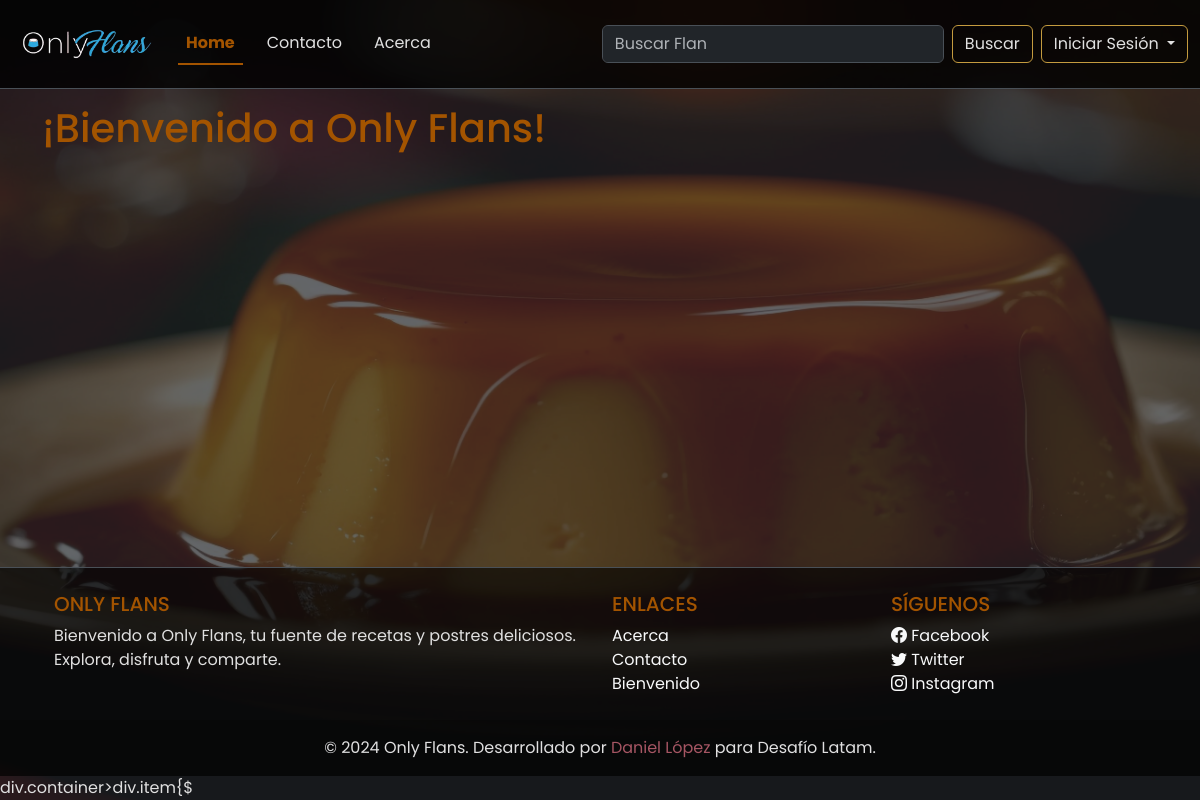
The app's page /, older data.
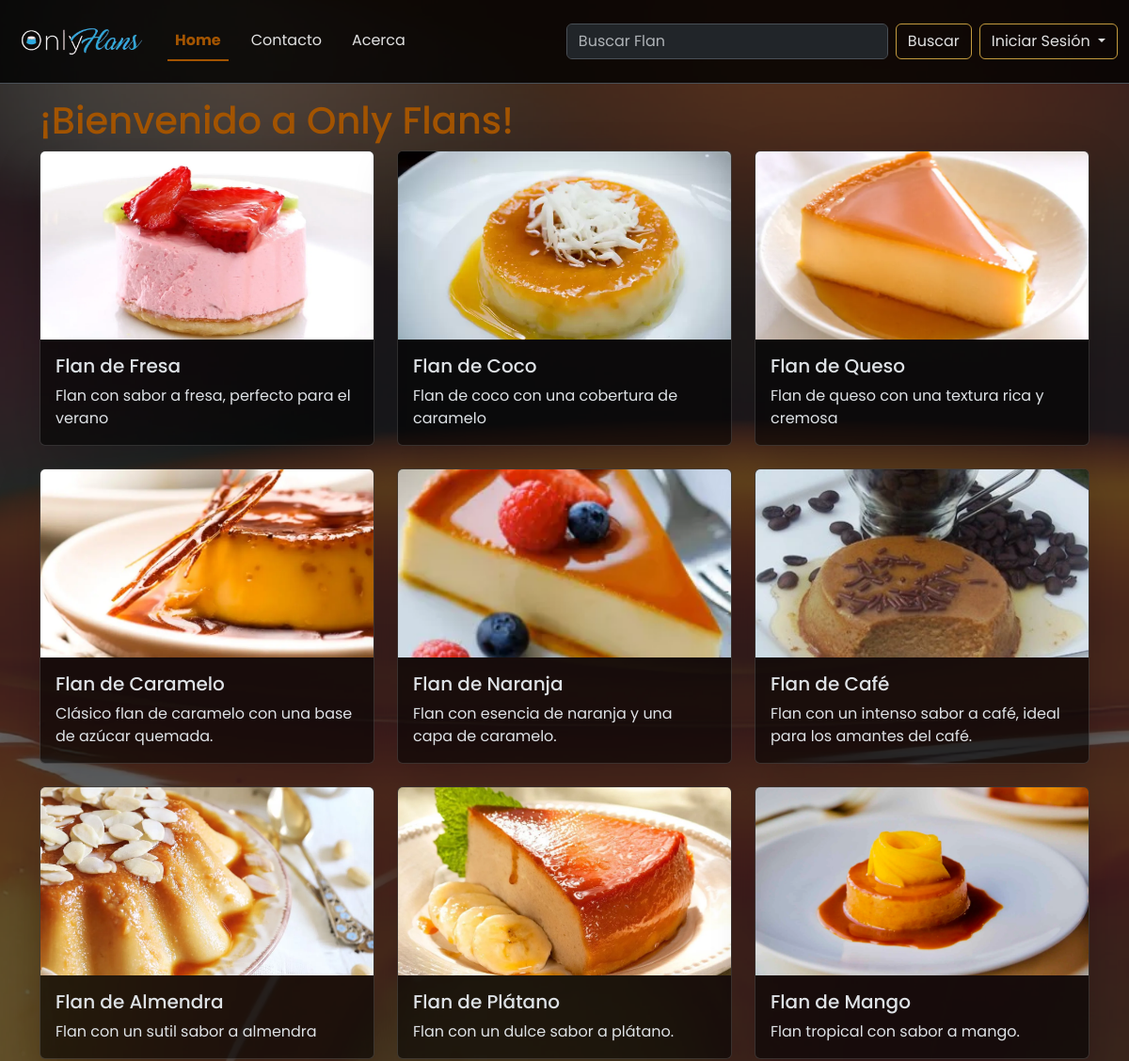
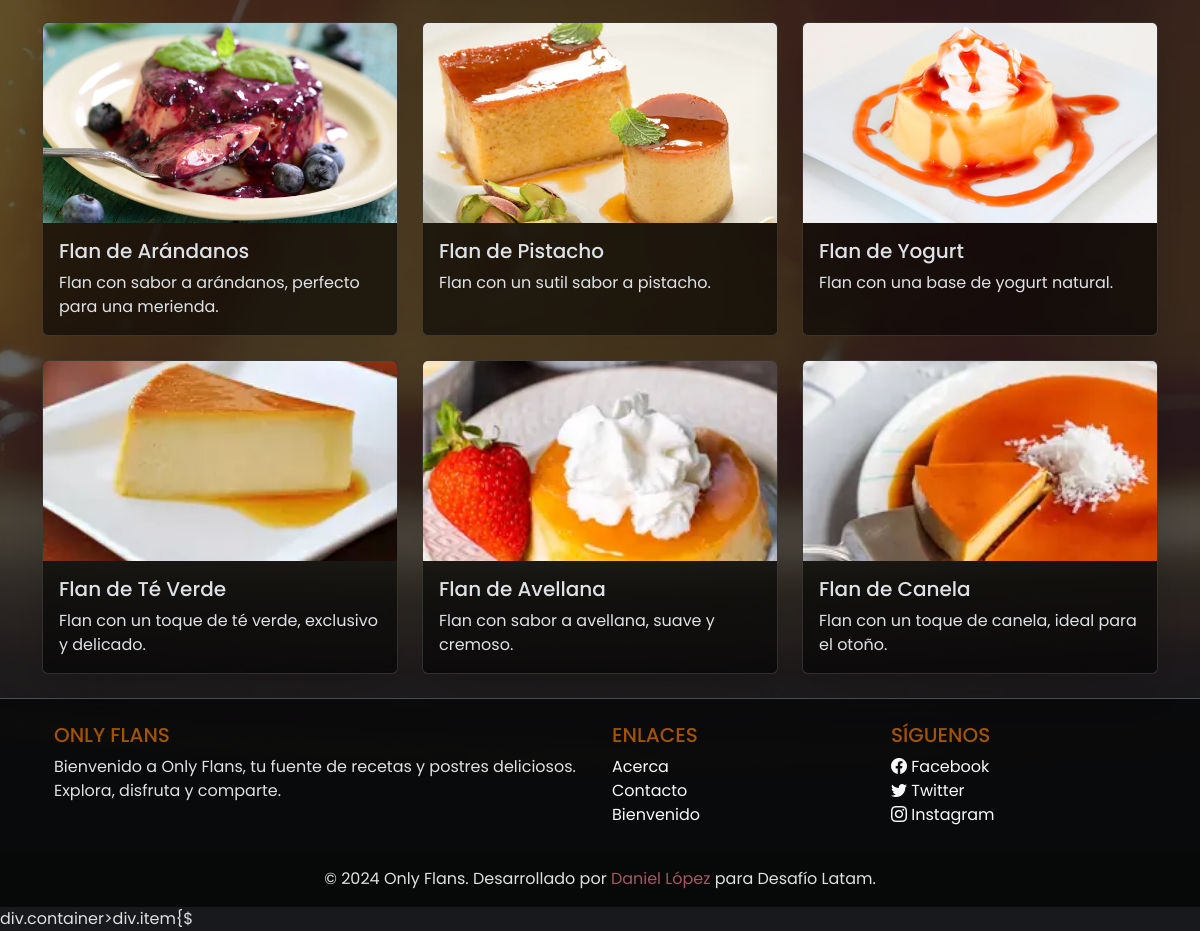
The same page, newer data (2 pictures, top to bottom).
### web/models.py (models this page shows, shortened)
class Flan(models.Model):
    flan_uuid = models.UUIDField(default=uuid.uuid4, editable=False, unique=True)
    name = models.CharField(max_length=64)
    normalized_name = models.CharField(max_length=64, editable=False)
    description = models.TextField()
    image_url = models.CharField(max_length=255)
    slug = models.SlugField(unique=True)
    is_private = models.BooleanField(default=False)
    created_at = models.DateTimeField(auto_now_add=True)
    updated_at = models.DateTimeField(auto_now=True)
    deleted_at = models.DateTimeField(null=True, blank=True)

### web/views.py (the view)
# urls.py: path("", index, name="index"),
def index(request):
    flanes_publicos = Flan.objects.filter(is_private=False)
    return render(request, "web/index.html", {"flanes": flanes_publicos})

### web/templates/web/index.html (shortened to what this page needs)
{% extends 'web/base.html' %}
{% block content %}
<h1>¡Bienvenido a Only Flans!</h1>
<div class="row">
    {% for flan in flanes %}
    {% include 'web/flan_card.html' %}
    {% endfor %}
</div>
{% endblock %}

### web/templates/web/flan_card.html (shortened to what this page needs)
{% load static %}
<div class="col-md-4 mb-4">
    <a href="{% url 'flan_detail' slug=flan.slug %}" class="text-decoration-none text-dark">
        <div class="card h-100 shadow-lg card-hover card-semitransparent d-flex flex-column">
            <div class="image-container">
                <img src="{% static flan.image_url %}" class="card-img-top img-fluid" alt="{{ flan.name }}">
            </div>
            <div class="card-body d-flex flex-column">
                <h5 class="card-title card-custom">{{ flan.name }}</h5>
                <p class="card-text">{{ flan.description }}</p>
            </div>
        </div>
    </a>
</div>

Row changes from the older to the newer data that the page shows:
added Flan: image_url (picture), name "Flan de Fresa", description "Flan con sabor a fresa, perfecto para el verano"
added Flan: image_url (picture), name "Flan de Coco", description "Flan de coco con una cobertura de caramelo"
added Flan: image_url (picture), name "Flan de Queso", description "Flan de queso con una textura rica y cremosa"
added Flan: image_url (picture), name "Flan de Caramelo", description "Clásico flan de caramelo con una base de azúcar quemada."
added Flan: image_url (picture), name "Flan de Naranja", description "Flan con esencia de naranja y una capa de caramelo."
added Flan: image_url (picture), name "Flan de Café", description "Flan con un intenso sabor a café, ideal para los amantes del café."
added Flan: image_url (picture), name "Flan de Almendra", description "Flan con un sutil sabor a almendra"
added Flan: image_url (picture), name "Flan de Plátano", description "Flan con un dulce sabor a plátano."
added Flan: image_url (picture), name "Flan de Mango", description "Flan tropical con sabor a mango."
added Flan: image_url (picture), name "Flan de Arándanos", description "Flan con sabor a arándanos, perfecto para una merienda."
added Flan: image_url (picture), name "Flan de Pistacho", description "Flan con un sutil sabor a pistacho."
added Flan: image_url (picture), name "Flan de Yogurt", description "Flan con una base de yogurt natural."
added Flan: image_url (picture), name "Flan de Té Verde", description "Flan con un toque de té verde, exclusivo y delicado."
added Flan: image_url (picture), name "Flan de Avellana", description "Flan con sabor a avellana, suave y cremoso."
added Flan: image_url (picture), name "Flan de Canela", description "Flan con un toque de canela, ideal para el otoño."
